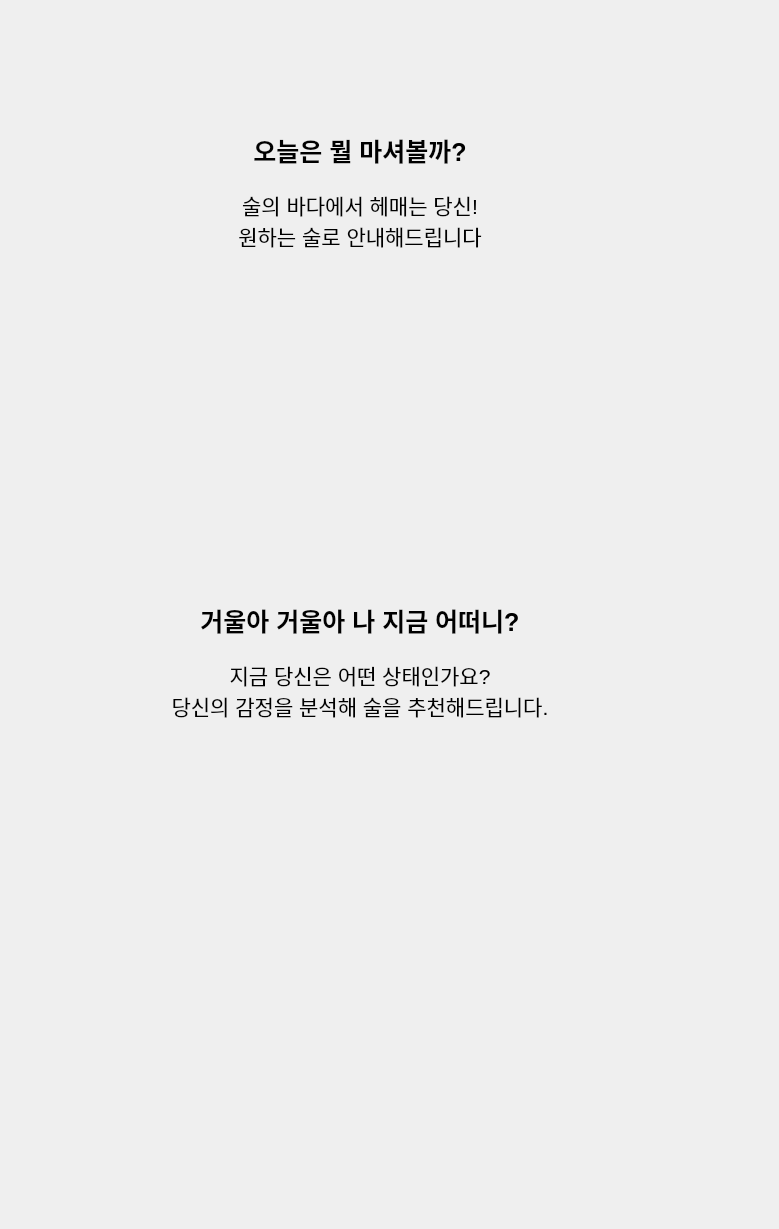
   <widget class="QWidget" name="page_2">
    <widget class="QLabel" name="p2_background_image_label">
     <property name="geometry">
      <rect>
       <x>0</x>
       <y>0</y>
       <width>720</width>
       <height>1220</height>
      </rect>
     </property>
     <property name="styleSheet">
      <string notr="true"/>
     </property>
     <property name="text">
      <string/>
     </property>
     <property name="pixmap">
      <pixmap>source/background_720.png</pixmap>
     </property>
    </widget>
    <widget class="QLabel" name="p2_choice_1_title_label">
     <property name="geometry">
      <rect>
       <x>0</x>
       <y>130</y>
       <width>720</width>
       <height>40</height>
      </rect>
     </property>
     <property name="font">
      <font>
       <pointsize>19</pointsize>
       <bold>true</bold>
      </font>
     </property>
     <property name="text">
      <string>오늘은 뭘 마셔볼까?</string>
     </property>
     <property name="alignment">
      <set>Qt::AlignCenter</set>
     </property>
    </widget>
    <widget class="QLabel" name="p2_choice_1_contents_label">
     <property name="geometry">
      <rect>
       <x>0</x>
       <y>190</y>
       <width>720</width>
       <height>60</height>
      </rect>
     </property>
     <property name="font">
      <font>
       <pointsize>16</pointsize>
      </font>
     </property>
     <property name="text">
      <string>술의 바다에서 헤매는 당신!
원하는 술로 안내해드립니다</string>
     </property>
     <property name="alignment">
      <set>Qt::AlignCenter</set>
     </property>
    </widget>
    <widget class="QLabel" name="p2_choice_2_title_label">
     <property name="geometry">
      <rect>
       <x>0</x>
       <y>600</y>
       <width>720</width>
       <height>40</height>
      </rect>
     </property>
     <property name="font">
      <font>
       <pointsize>19</pointsize>
       <bold>true</bold>
      </font>
     </property>
     <property name="text">
      <string>거울아 거울아 나 지금 어떠니?</string>
     </property>
     <property name="alignment">
      <set>Qt::AlignCenter</set>
     </property>
    </widget>
    <widget class="QLabel" name="p2_choice_2_contents_label">
     <property name="geometry">
      <rect>
       <x>0</x>
       <y>660</y>
       <width>720</width>
       <height>60</height>
      </rect>
     </property>
     <property name="font">
      <font>
       <pointsize>16</pointsize>
      </font>
     </property>
     <property name="text">
      <string>지금 당신은 어떤 상태인가요?
당신의 감정을 분석해 술을 추천해드립니다.</string>
     </property>
     <property name="alignment">
      <set>Qt::AlignCenter</set>
     </property>
    </widget>
    <widget class="QLabel" name="p2_choice_1_image_label">
     <property name="geometry">
      <rect>
       <x>0</x>
       <y>280</y>
       <width>770</width>
       <height>290</height>
      </rect>
     </property>
     <property name="text">
      <string/>
     </property>
     <property name="pixmap">
      <pixmap>source/navi.png</pixmap>
     </property>
     <property name="alignment">
      <set>Qt::AlignCenter</set>
     </property>
    </widget>
    <widget class="QLabel" name="p2_choice_2_image_label">
     <property name="geometry">
      <rect>
       <x>0</x>
       <y>750</y>
       <width>720</width>
       <height>240</height>
      </rect>
     </property>
     <property name="text">
      <string/>
     </property>
     <property name="pixmap">
      <pixmap>source/smile_720.png</pixmap>
     </property>
     <property name="alignment">
      <set>Qt::AlignCenter</set>
     </property>
    </widget>
    <widget class="QPushButton" name="p2_choice_1_button">
     <property name="geometry">
      <rect>
       <x>0</x>
       <y>130</y>
       <width>720</width>
       <height>440</height>
      </rect>
     </property>
     <property name="text">
      <string/>
     </property>
     <property name="flat">
      <bool>true</bool>
     </property>
    </widget>
    <widget class="QPushButton" name="p2_choice_2_button">
     <property name="geometry">
      <rect>
       <x>0</x>
       <y>600</y>
       <width>720</width>
       <height>390</height>
      </rect>
     </property>
     <property name="text">
      <string/>
     </property>
     <property name="flat">
      <bool>true</bool>
     </property>
    </widget>
   </widget>
